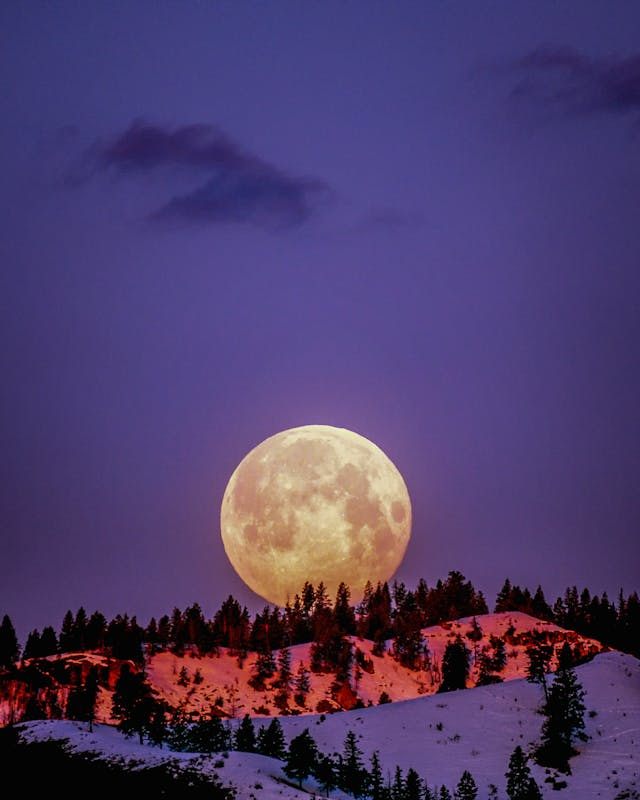
#> input picture moon-pexels-frank-cone.jpg, 640 x 800 px
$ jupyter execute --allow-errors 09-image-handling-and-image-classification.ipynb   (shell and % lines are left out)
#> lines starting #> are read from the running program, lines starting #| are printed output that depends on the picture
# Assignment Title: Imagedata Augmentation and Image Classification

**Authors:** Koustab Ghosh<sup>1</sup> & Sujoy Kumar Biswas<sup>2</sup>

**Affiliation**:
1. Researcher, IDEAS-TIH, Indian Statistical Institute, Kolkata
2. Head of Research & Innovation, IDEAS-TIH, Indian Statistical Institute, Kolkata

**Dated**: Sep 07th, 2025

## I. Basic Image-Handling Processes with OpenCV

1. Reading and writing an image
2. Image transformations

Image transformations are important to augment the training dataset when the dataset size is small (i.e., the number of images is too few). In the following we shall see a few OpenCV functions to manage image data.

[cell 1]
# Method 1: Reading a color image an converting to grayscale image

import matplotlib.pyplot as plt
from PIL import Image

original = Image.open('moon-pexels-frank-cone.jpg')
#> original is the input picture: PIL image 640x800 RGB; mean R, G, B 78.2, 60.4, 105.7
grayscale = original.convert('L')
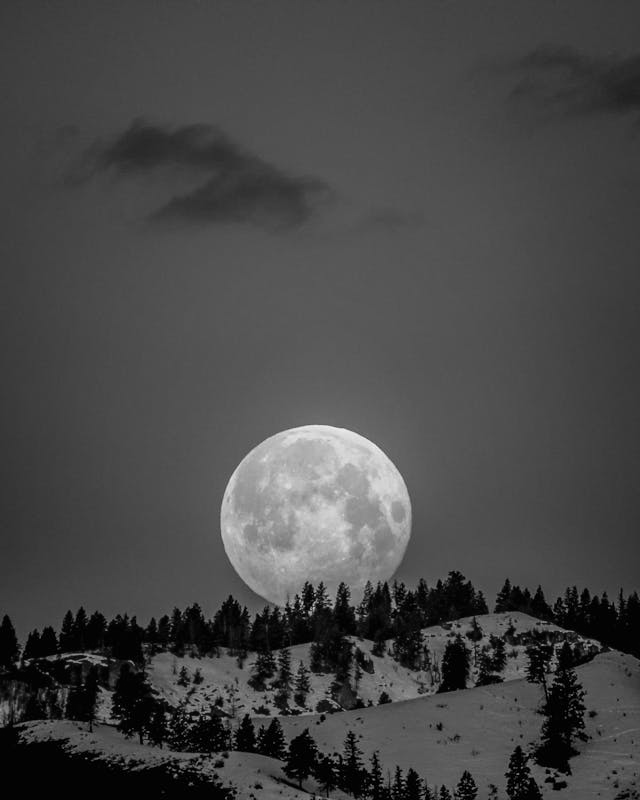
#> grayscale: PIL image 640x800 L; min 0, max 241, mean 70.9

fig, axes = plt.subplots(1, 2, figsize=(8, 4))
ax = axes.ravel()

ax[0].imshow(original)
ax[0].set_title("Original")
ax[1].imshow(grayscale, cmap=plt.cm.gray)
ax[1].set_title("Grayscale")

fig.tight_layout()
plt.show()
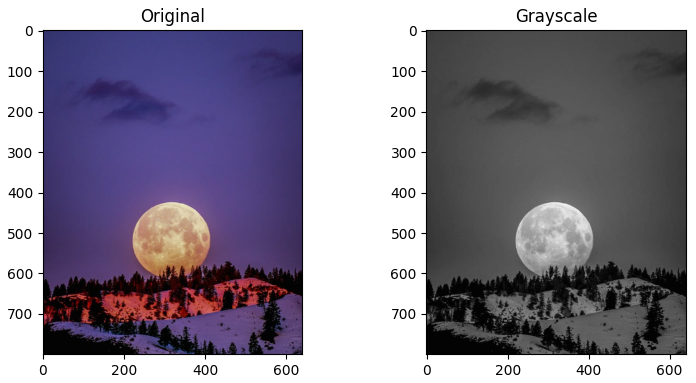
#> figure drawn by matplotlib, 2 panels

[cell 2]
# Method 2: Reading a color image an converting to grayscale image

import cv2
original = cv2.imread('moon-pexels-frank-cone.jpg')
#> original: shape (800, 640, 3)

# Use the cvtColor() function to grayscale the image
grayscale = cv2.cvtColor(original, cv2.COLOR_BGR2GRAY)
#> grayscale: shape (800, 640)

fig, axes = plt.subplots(1, 2, figsize=(8, 4))
ax = axes.ravel()

ax[0].imshow(original, cmap='gray')
ax[0].set_title("Original")
ax[1].imshow(grayscale, cmap='gray')
ax[1].set_title("Grayscale")

fig.tight_layout()
plt.show()
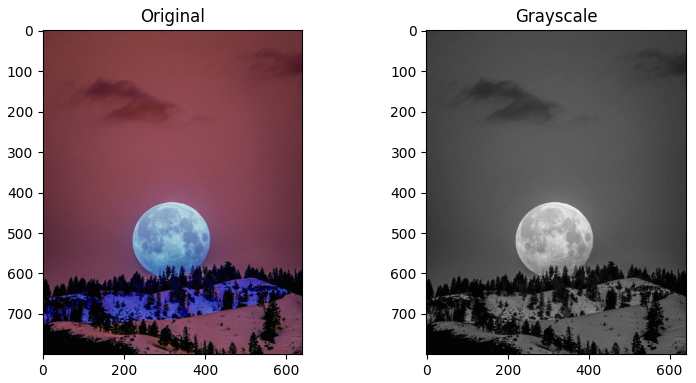
#> figure drawn by matplotlib, 2 panels; B, G, R data is drawn as R, G, B

## Question 1

Why do you think the color images displayed above look different (that is, Method 1 vs Method 2)?

The color images from Method 1 and Method 2 look different because of the way they are read and displayed. Method 1 uses the Python Imaging Library (PIL) and matplotlib.pyplot to read and display the image. PIL's Image.open() function reads the image in the RGB (Red, Green, Blue) color format, which is the standard format used by most image display libraries.

Method 2, on the other hand, uses OpenCV (cv2) to read and display the image. OpenCV's cv2.imread() function, by default, reads the image in the BGR (Blue, Green, Red) color format, which is a common format in computer vision.

When matplotlib.pyplot's imshow() function displays the image, it assumes the image is in RGB format. Therefore, when imshow() displays the image read by OpenCV's cv2.imread(), it interprets the BGR channels as if they were RGB, causing the colors to appear shifted or "different" from the original. This is why the images in Method 1 (read and displayed as RGB) appear to have the correct colors, while the images in Method 2 (read as BGR but displayed as RGB) appear to have distorted colors.

[cell 3]
# Saving grayscale images
gray_moon_image = Image.open('moon-pexels-frank-cone.jpg').convert('L')
gray_moon_image.save('graymoon.jpg')

## II. Various Image Transformation

1. Grayscale conversion
2. Shifting
3. Scaling

[cell 4]
import numpy as np

[cell 5]
# Grayscale conversion using cv2
# This was already done in Method 2, but we include it here again for completeness.
import cv2
original = cv2.imread('moon-pexels-frank-cone.jpg')
grayscale = cv2.cvtColor(original, cv2.COLOR_BGR2GRAY)

fig, axes = plt.subplots(1, 2, figsize=(8, 4))
ax = axes.ravel()

# Display the original image (BGR format)
ax[0].imshow(cv2.cvtColor(original, cv2.COLOR_BGR2RGB))
ax[0].set_title("Original (cv2 BGR)")

# Display the grayscale image
ax[1].imshow(grayscale, cmap='gray')
ax[1].set_title("Grayscale (cv2)")

fig.tight_layout()
plt.show()

[cell 6]
M = np.float32([[1, 0, 50], [0, 1, 100]])
original = cv2.imread('moon-pexels-frank-cone.jpg')
shifted = cv2.warpAffine(original, M, (original.shape[1], original.shape[0]))
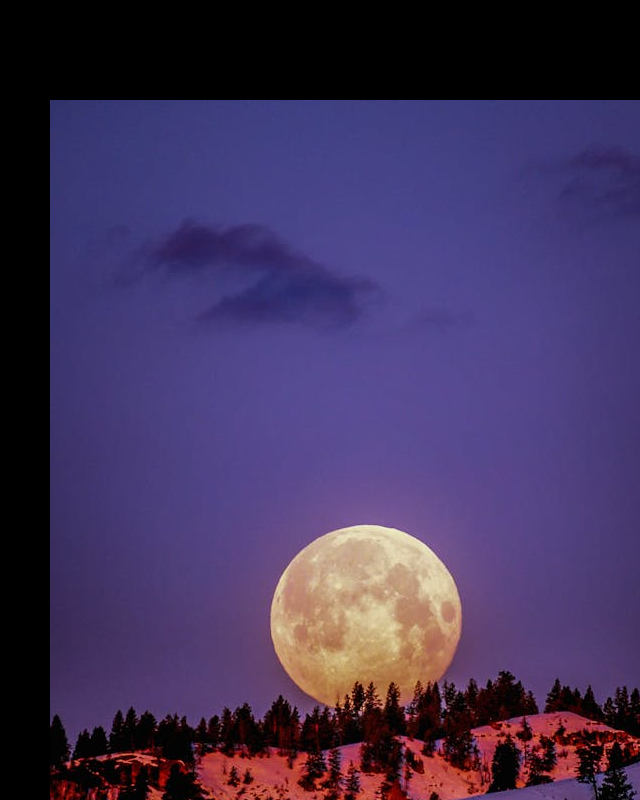
#> shifted: shape (800, 640, 3); mean B, G, R 90.3, 51.8, 66.7

fig, axes = plt.subplots(1, 2, figsize=(8, 4))
ax = axes.ravel()

ax[0].imshow(original, cmap='gray')
ax[0].set_title("Original")
ax[1].imshow(shifted, cmap='gray')
ax[1].set_title("Shifted")

fig.tight_layout()
plt.show()
#> figure, not shown here; B, G, R data is drawn as R, G, B

[cell 7]
# Image scaling using cv2
import cv2
original = cv2.imread('moon-pexels-frank-cone.jpg')

# Scale the image by a factor of 0.5 in both x and y directions
scaled = cv2.resize(original, None, fx=0.5, fy=0.5, interpolation=cv2.INTER_AREA)

fig, axes = plt.subplots(1, 2, figsize=(8, 4))
ax = axes.ravel()

ax[0].imshow(cv2.cvtColor(original, cv2.COLOR_BGR2RGB))
ax[0].set_title("Original")
ax[1].imshow(cv2.cvtColor(scaled, cv2.COLOR_BGR2RGB))
ax[1].set_title("Scaled")

fig.tight_layout()
plt.show()
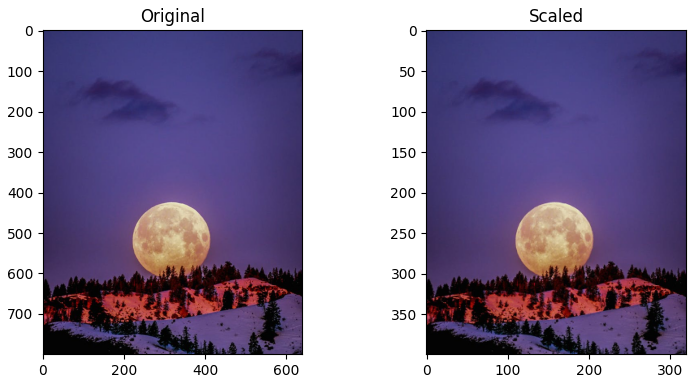
#> figure drawn by matplotlib, 2 panels

## Question 2

Implement the following types of image transformation with OpenCV functions:

1. Image resize
2. Image rotation

[cell 8]
original_image = cv2.imread('moon-pexels-frank-cone.jpg')

# Define a new size (width, height)
new_size = (300, 200)
resized_image = cv2.resize(original_image, new_size, interpolation=cv2.INTER_AREA)
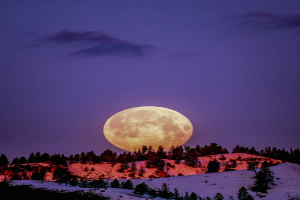
#> resized_image: shape (200, 300, 3); mean B, G, R 105.7, 60.4, 78.2

fig, axes = plt.subplots(1, 2, figsize=(8, 4))
ax = axes.ravel()

ax[0].imshow(cv2.cvtColor(original_image, cv2.COLOR_BGR2RGB))
ax[0].set_title("Original")
ax[1].imshow(cv2.cvtColor(resized_image, cv2.COLOR_BGR2RGB))
ax[1].set_title("Resized")

fig.tight_layout()
plt.show()
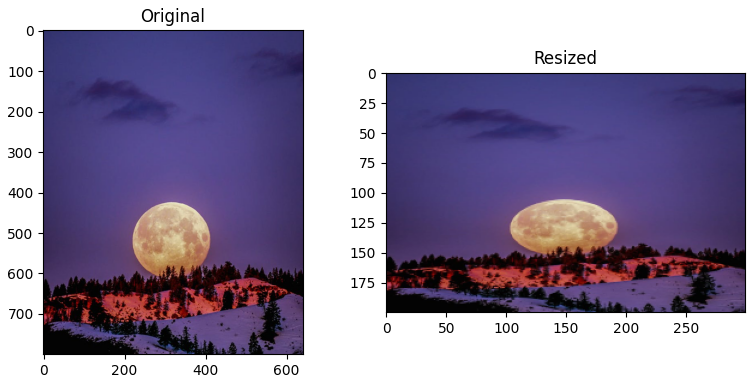
#> figure drawn by matplotlib, 2 panels

[cell 9]
original_image = cv2.imread('moon-pexels-frank-cone.jpg')
height, width = original_image.shape[:2]
#> height = 800; width = 640

# Define the center and rotation angle
center = (width / 2, height / 2)
#> center = (320, 400)
angle = 645

# Get the rotation matrix
rotation_matrix = cv2.getRotationMatrix2D(center, angle, 1.0)

# Perform the rotation
rotated_image = cv2.warpAffine(original_image, rotation_matrix, (width, height))
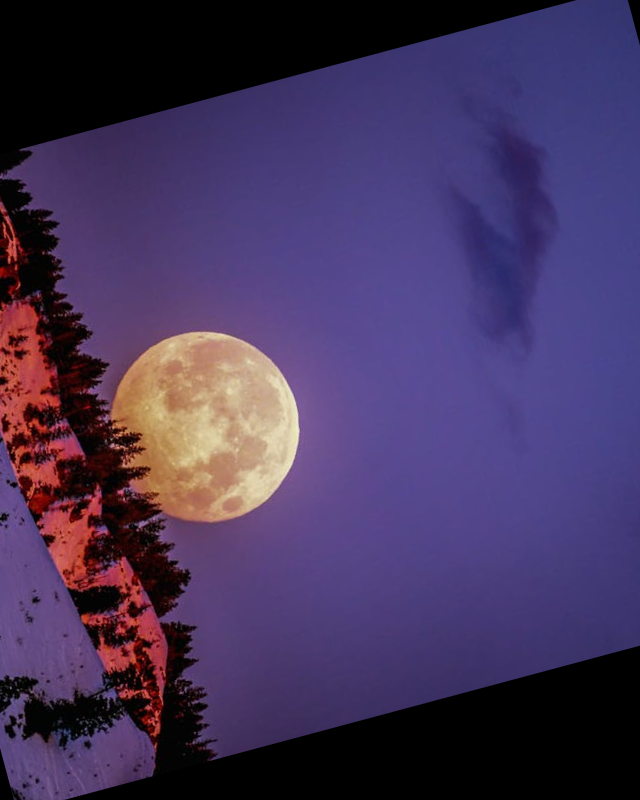
#> rotated_image: shape (800, 640, 3); mean B, G, R 91, 52.8, 69

fig, axes = plt.subplots(1, 2, figsize=(8, 4))
ax = axes.ravel()

ax[0].imshow(cv2.cvtColor(original_image, cv2.COLOR_BGR2RGB))
ax[0].set_title("Original")
ax[1].imshow(cv2.cvtColor(rotated_image, cv2.COLOR_BGR2RGB))
ax[1].set_title("Rotated")

fig.tight_layout()
plt.show()
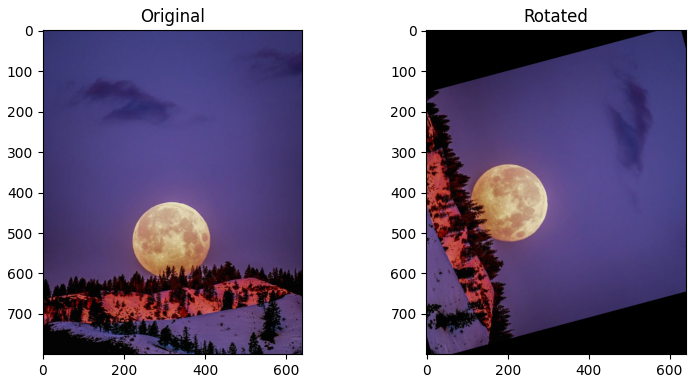
#> figure drawn by matplotlib, 2 panels

## III. Image Data Loader

In this part, we'll focus on laoding datasets and work with full-sized images, similar to those captured by smartphone cameras.

We'll utilize the Kaggle dataset of cat and dog photos (check teh associated zip file) to demonstrate how to load and utilize images for training neural networks.

The easiest way to load image data is with `datasets.ImageFolder` from `torchvision`. In general you'll use ImageFolder like so:

`dataset = datasets.ImageFolder('path/to/data', transform=transform)`

where 'path/to/data' is the file path to the data directory and transform is a sequence of processing steps built with the transforms module from torchvision.

ImageFolder expects the files and directories to be constructed like so:

```
root/dog/xxx.png
root/dog/xxy.png
root/dog/xxz.png

root/cat/123.png
root/cat/nsdf3.png
root/cat/asd932_.png
```

where each class has its own directory (cat and dog) for the images. The images are then labeled with the class taken from the directory name. So here, the image 123.png would be loaded with the class label cat. You can download the dataset already structured like this from here. I've also split it into a training set and test set.

[cell 10]
# Downlaod the cat and dog dataset

[cell 11]
# unzip the dataset

With the `ImageFolder`` loaded, you have to pass it to a DataLoader`. The DataLoader takes a dataset (such as you would get from ImageFolder) and returns batches of images and the corresponding labels. You can set various parameters like the batch size and if the data is shuffled after each epoch.

```
dataloader = torch.utils.data.DataLoader(dataset, batch_size=32, shuffle=True)
```

To get data out of `dataloader`, you need to loop through it or convert it to an iterator and call next().

```
## Looping through it, get a batch on each loop
for images, labels in dataloader:
    pass

## Get one batch
images, labels = next(iter(dataloader))
```

## IV. Image Transforms

We shall focus on image transforms to augment our dataset.
When you load in the data with ImageFolder, you'll need to define some transforms.

For example, the images are different sizes but we'll need them to all be the same size for training. You can either resize them with `transforms.Resize()` or crop with `transforms.CenterCrop()`, `transforms.RandomResizedCrop()`, etc. We'll also need to convert the images to PyTorch tensors with `transforms.ToTensor()`.

Typically you'll combine these transforms into a pipeline with `transforms.Compose()`, which accepts a list of transforms and runs them in sequence. It looks something like this to scale, then crop, then convert to a tensor:

```
transform = transforms.Compose([transforms.Resize(255),
                                transforms.CenterCrop(224),
                                transforms.ToTensor()])
```

There are plenty of transforms available, study them in details.

[cell 12]
import torch
from torchvision import datasets, transforms

# Define a data directory for training
data_dir = 'Cat_Dog_data/train'

# Define a series of transformations for data augmentation
# These transformations include resizing, random cropping,
# random horizontal flipping, and converting the image to a PyTorch tensor.
#> (the rest of this cell did not finish here and is left out)

#> (a cell that did not finish here is left out)

## Question 3

Load images from the Cat_Dog_data/train folder, define a few additional transforms, then build the dataloader.

[cell 14]
import torch
from torchvision import datasets, transforms

# Define a data directory for training
data_dir = 'Cat_Dog_data/train'

# Define a series of transformations for data augmentation
# These transformations include resizing, random cropping,
# random horizontal flipping, random rotation, color jitter,
# and converting the image to a PyTorch tensor.
#> (the rest of this cell did not finish here and is left out)

#> (a cell that did not finish here is left out)

## V. MNIST Classification with CNN (PyTorch)

We have seen how to load image data. Once the image data is loaded with class labels, we can do image classification.

1. Instantiate classifier
2. Download & load MNIST

However, to make things simple, we shall run on a simpler and smaller dataset of handwritten digits, '0' to '9'. This dataset is famously called MNIST handwritten image dataset.

[cell 16]
import torch
from torch import nn
import torch.nn.functional as F
from torchvision import datasets, transforms

# Define a transform to normalize the data
#> (the rest of this cell did not finish here and is left out)

## Question 4

Display a few images below to show how the MNIST dataset look like.

[cell 17]
# Display a few MNIST images
import matplotlib.pyplot as plt
import numpy as np

# Get a batch of training data
#> (the rest of this cell did not finish here and is left out)

The next two steps are:

3. Build model
4. Train model

[cell 18]
# Model: Define your network architecture here

from torch import nn, optim
import torch.nn.functional as F

class Classifier(nn.Module):
    def __init__(self):
        super().__init__()
        self.fc1 = nn.Linear(784, 256)
        self.fc2 = nn.Linear(256, 128)
        self.fc3 = nn.Linear(128, 64)
        self.fc4 = nn.Linear(64, 10)

    # [10 lines left out: function forward, not called in this run]

#> (a cell that did not finish here is left out)

[cell 20]
# Train the network here

epochs = 5

#> (the rest of this cell did not finish here and is left out)

[cell 21]

import helper

# Test out your network!

#> (the rest of this cell did not finish here and is left out)

#> (a cell that did not finish here is left out)

#> (a cell that did not finish here is left out)

## VI. MNIST Classification with CNN (Tensorflow-Keras)

We shall now train the MNIST classifier using the Tensorflow-Keras module

## Question 5

Write the entire MNIST image classification code using an object oriented approach using the Tensorflow Keras library
as below.

Importthe approproite modules.

```
class MNISTClassifier:
    def __init__(self):
        self.model: tf.keras.Model | None = None

    def load_data(self):
        (x_train, y_train), (x_test, y_test) = tf.keras.datasets.mnist.____()
        x_train = (x_train.astype("float32") / 255.0)[..., ____]
        x_test  = (x_test.astype("float32") / 255.0)[..., ____]
        return (x_train, y_train), (x_test, y_test)

    def build_model(self):
        self.model = ____.Sequential([
            ____.Conv2D(____, (3,3), activation="relu", input_shape=(28,28,1)),
            ____.MaxPooling2D((2,2)),
            ____.Conv2D(____, (3,3), activation="relu"),
            ____.MaxPooling2D((2,2)),
            ____.Flatten(),
            ____.Dense(____, activation="relu"),
            ____.Dense(____, activation="softmax"),
        ])
        self.model.compile(optimizer="adam",
                           loss="____",
                           metrics=[____])

    def train(self, x_train, y_train, epochs=____, batch_size=____):
        self.model.____(x_train, y_train, epochs=epochs, batch_size=batch_size, verbose=2)

    def evaluate(self, x_test, y_test):
        _, acc = self.model.____(x_test, y_test, verbose=0)
        print(f"Test Accuracy: {acc:.4f}")
        return acc

    def predict_with_opencv(self, x_test, y_test, num_samples=3, out_dir="mnist_opencv_samples", display=False):
        os.makedirs(out_dir, exist_ok=True)
        for i in range(num_samples):
            digit = (x_test[i] * 255).astype("uint8").squeeze(axis=-1)
            label = int(y_test[i])
            filename = os.path.join(out_dir, f"digit_{i}_label_{label}.png")
            ____.imwrite(filename, digit)

            img = ____.imread(filename, ____)
            img = ____.resize(img, (28, 28))
            img = img.astype("float32")/255.0
            img = np.expand_dims(img, axis=(0, -1))

            probs = self.model.____(img, verbose=0)
            pred_class = int(np.argmax(probs, axis=-1)[0])
            print(f"Sample {i}: True={label} | Pred={pred_class}")

            if display:
                try:
                    ____.imshow("digit", (img[0,...,0]*255).astype("uint8"))
                    ____.waitKey(500)
                    ____.destroyAllWindows()
                except ____.error:
                    print("GUI not available")

def run_step(step_no, title, func, *args, **kwargs):
    print(f"\n[Step {step_no}] {title}")
    result = func(*args, **kwargs)
    print(f"[Step {step_no}] Completed.")
    return result

```

And lastly the main code to execute all parts is written below.

```

EPOCHS = #set epoch number
BATCH_SIZE = 64

clf = run_step(1, "Instantiate classifier", ____)
(x_train,y_train), (x_test,y_test) = run_step(2, "Load MNIST", clf.____)
run_step(3, "Build model", clf.____)
run_step(4, "Train", clf.____, x_train, y_train, EPOCHS, BATCH_SIZE)
run_step(5, "Evaluate", clf.____, x_test, y_test)
run_step(6, "Predict with OpenCV", clf.____, x_test, y_test, 3)

```

[cell 24]
import tensorflow as tf
import os
import cv2
import numpy as np
import matplotlib.pyplot as plt

class MNISTClassifier:
    def __init__(self):
        self.model: tf.keras.Model | None = None

    def load_data(self):
        (x_train, y_train), (x_test, y_test) = tf.keras.datasets.mnist.load_data()
        x_train = (x_train.astype("float32") / 255.0)[..., np.newaxis]
        x_test  = (x_test.astype("float32") / 255.0)[..., np.newaxis]
        return (x_train, y_train), (x_test, y_test)

    # [13 lines left out: function build_model, not called in this run]

    def train(self, x_train, y_train, epochs=5, batch_size=64):
        self.model.fit(x_train, y_train, epochs=epochs, batch_size=batch_size, verbose=2)

    # [29 lines left out: functions evaluate, predict_with_opencv, not called in this run]

def run_step(step_no, title, func, *args, **kwargs):
    print(f"\n[Step {step_no}] {title}")
    result = func(*args, **kwargs)
    print(f"[Step {step_no}] Completed.")
    return result

EPOCHS = 5  # set epoch number
BATCH_SIZE = 64

clf = run_step(1, "Instantiate classifier", MNISTClassifier)
#> (the rest of this cell did not finish here and is left out)
